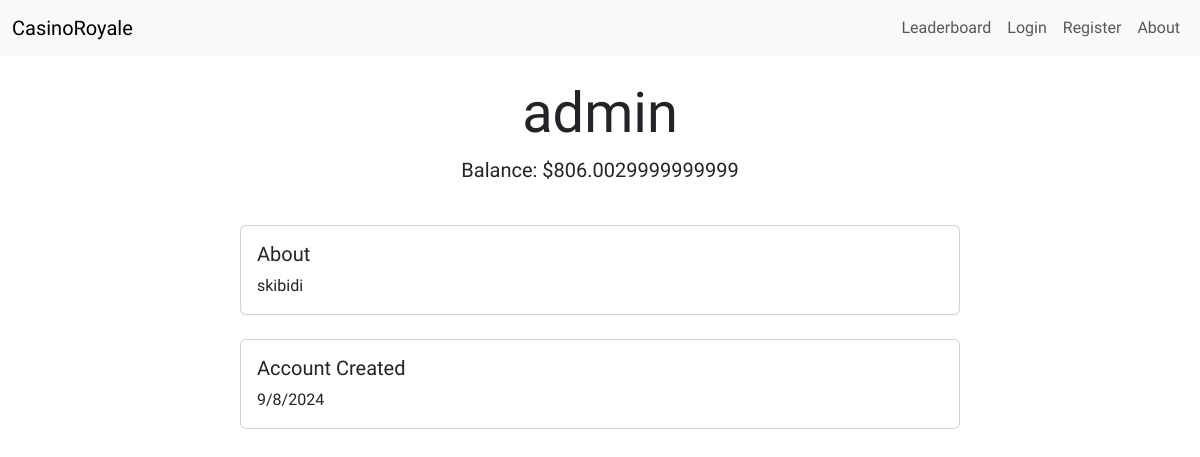
The app's page /profile/1 with its own data.
### app/main.py (models this page shows, shortened)
class User(db.Model, UserMixin):
     id = db.Column(db.Integer, primary_key=True)
     username = db.Column(db.String, unique=True, nullable=False)
     password = db.Column(db.String, nullable=False)
     balance = db.Column(db.Integer, default=1500)
     about = db.Column(db.String(150))
     account_created = db.Column(db.String)

### app/main.py (the view)
@app.route('/profile/<int:user_id>', methods=['POST', 'GET'])
def profile(user_id):
    user = User.query.get_or_404(user_id)
    return render_template('profile.html', user=user)

### app/templates/profile.html (shortened to what this page needs)
{% extends 'base.html' %}  {% block content %}
<div class="container mt-4">
  <div class="row mb-4">
    <div class="col text-center">
      <h1 class="display-4">{{ user.username }}</h1>
      <p class="lead">Balance: ${{ user.balance }}</p>
    </div>
  </div>
  <div class="row mb-4">
    <div class="col-md-8 mx-auto">
      <div class="card">
        <div class="card-body">
          <h5 class="card-title">About</h5>
          <p class="card-text">{{ user.about }}</p>
        </div>
      </div>
    </div>
  </div>
  <div class="row">
    <div class="col-md-8 mx-auto">
      <div class="card">
        <div class="card-body">
          <h5 class="card-title">Account Created</h5>
          <p class="card-text">{{ user.account_created}}</p>
        </div>
      </div>
    </div>
  </div>
</div>
{% endblock %}

### app/templates/base.html (style rules this page uses)
body { font-family: "Protect Guerillia", sans-serif; }

### records on screen
User: username "admin", balance "806.0029999999999", about "skibidi", account_created "9/8/2024"
